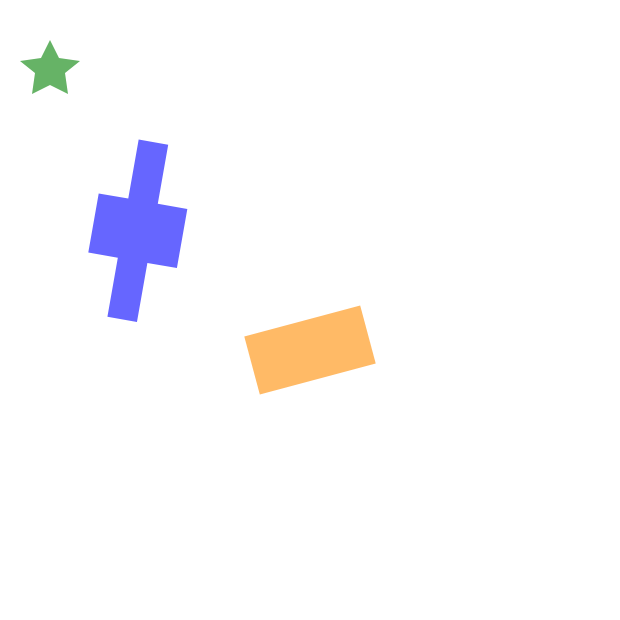

Vega-Lite specification for this chart:
### Vega specification from a JSON file in a GitHub repository (floating-point values rounded to 4 significant figures)
{"$schema": "https://vega.github.io/schema/vega/v5.json", "description": "A simple pie chart with embedded data.", "background": "white", "padding": 5, "width": 300, "height": 300, "style": "view", "data": [{"name": "data_0", "values": [{"x": 20, "y": 30, "fill": "green", "scaleX": 15, "scaleY": 15, "angle": 0, "path": "M0,.5L.6,.8L.5,.1L1,-.3L.3,-.4L0,-1L-.3,-.4L-1,-.3L-.5,.1L-.6.8L0,.5Z"}, {"x": 40, "y": 30, "fill": "blue", "scaleX": 15, "scaleY": 30, "angle": 10, "path": "M2 1 h1 v1 h1 v1 h-1 v1 h-1 v-1 h-1 v-1 h1 z"}, {"x": 150, "y": 170, "fill": "darkorange", "scaleX": 30, "scaleY": 15, "angle": -15, "path": "M-1,-1L1,-1L1,1L-1,1Z"}]}], "marks": [{"name": "marks", "type": "path", "from": {"data": "data_0"}, "style": ["arc"], "encode": {"update": {"x": {"field": "x"}, "y": {"field": "y"}, "scaleX": {"field": "scaleX"}, "scaleY": {"field": "scaleY"}, "path": {"field": "path"}, "fill": {"field": "fill"}, "fillOpacity": {"value": 0.6}, "angle": {"field": "angle"}}}}]}
